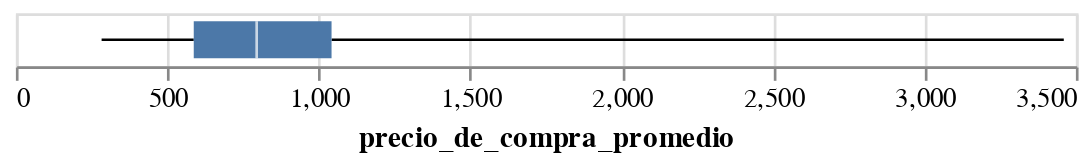

Source (notebook cell):
### Markdown cell above
ahora grafiquemos la distribución de los datos

### Code cell
alt.Chart(new_dogs_data[new_dogs_data['precio_de_compra_promedio'] != 0]).mark_boxplot(extent='min-max').encode(
    x='precio_de_compra_promedio:Q'
)

### Figure 1 — Vega-Lite specification as saved in the notebook (floating-point values rounded to 4 significant figures; data arrays with more than 128 entries replaced by an {"elided": "..."} marker saying what was removed)
{"config": {"view": {"continuousWidth": 400, "continuousHeight": 300}}, "data": {"name": "data-39573dcf45f68ce951b1b936c49a77ac"}, "mark": {"type": "boxplot", "extent": "min-max"}, "encoding": {"x": {"field": "precio_de_compra_promedio", "type": "quantitative"}}, "$schema": "https://vega.github.io/schema/vega-lite/v4.17.0.json", "datasets": {"data-39573dcf45f68ce951b1b936c49a77ac": {"elided": "146 records"}}}
